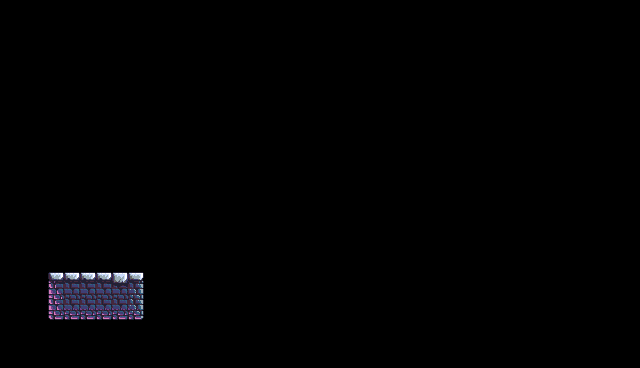

Rendered tile map (Tiled .tmx) drawn with the repository's tilesets; below, a short description and the full map source, tile grids included:
An orthogonal 40x23 tile map with 16x16 px tiles, 1 tile layer (ground) and 1 object.

<map version="1.9" tiledversion="1.9.1" orientation="orthogonal" renderorder="right-down" width="40" height="23" tilewidth="16" tileheight="16" infinite="0" nextlayerid="12" nextobjectid="19">
 <editorsettings>
  <export target="../0.lua" format="lua" />
 </editorsettings>
 <tileset firstgid="1" name="tilesheet" tilewidth="16" tileheight="16" tilecount="144" columns="8">
  <image source="../../assets/dungeon/tilesheet.png" width="128" height="288" />
 </tileset>
 <layer id="9" name="ground" width="40" height="23">
  <data encoding="csv">
0,0,0,0,0,0,0,0,0,0,0,0,0,0,0,0,0,0,0,0,0,0,0,0,0,0,0,0,0,0,0,0,0,0,0,0,0,0,0,0,
0,0,0,0,0,0,0,0,0,0,0,0,0,0,0,0,0,0,0,0,0,0,0,0,0,0,0,0,0,0,0,0,0,0,0,0,0,0,0,0,
0,0,0,0,0,0,0,0,0,0,0,0,0,0,0,0,0,0,0,0,0,0,0,0,0,0,0,0,0,0,0,0,0,0,0,0,0,0,0,0,
0,0,0,0,0,0,0,0,0,0,0,0,0,0,0,0,0,0,0,0,0,0,0,0,0,0,0,0,0,0,0,0,0,0,0,0,0,0,0,0,
0,0,0,0,0,0,0,0,0,0,0,0,0,0,0,0,0,0,0,0,0,0,0,0,0,0,0,0,0,0,0,0,0,0,0,0,0,0,0,0,
0,0,0,0,0,0,0,0,0,0,0,0,0,0,0,0,0,0,0,0,0,0,0,0,0,0,0,0,0,0,0,0,0,0,0,0,0,0,0,0,
0,0,0,0,0,0,0,0,0,0,0,0,0,0,0,0,0,0,0,0,0,0,0,0,0,0,0,0,0,0,0,0,0,0,0,0,0,0,0,0,
0,0,0,0,0,0,0,0,0,0,0,0,0,0,0,0,0,0,0,0,0,0,0,0,0,0,0,0,0,0,0,0,0,0,0,0,0,0,0,0,
0,0,0,0,0,0,0,0,0,0,0,0,0,0,0,0,0,0,0,0,0,0,0,0,0,0,0,0,0,0,0,0,0,0,0,0,0,0,0,0,
0,0,0,0,0,0,0,0,0,0,0,0,0,0,0,0,0,0,0,0,0,0,0,0,0,0,0,0,0,0,0,0,0,0,0,0,0,0,0,0,
0,0,0,0,0,0,0,0,0,0,0,0,0,0,0,0,0,0,0,0,0,0,0,0,0,0,0,0,0,0,0,0,0,0,0,0,0,0,0,0,
0,0,0,0,0,0,0,0,0,0,0,0,0,0,0,0,0,0,0,0,0,0,0,0,0,0,0,0,0,0,0,0,0,0,0,0,0,0,0,0,
0,0,0,0,0,0,0,0,0,0,0,0,0,0,0,0,0,0,0,0,0,0,0,0,0,0,0,0,0,0,0,0,0,0,0,0,0,0,0,0,
0,0,0,0,0,0,0,0,0,0,0,0,0,0,0,0,0,0,0,0,0,0,0,0,0,0,0,0,0,0,0,0,0,0,0,0,0,0,0,0,
0,0,0,0,0,0,0,0,0,0,0,0,0,0,0,0,0,0,0,0,0,0,0,0,0,0,0,0,0,0,0,0,0,0,0,0,0,0,0,0,
0,0,0,0,0,0,0,0,0,0,0,0,0,0,0,0,0,0,0,0,0,0,0,0,0,0,0,0,0,0,0,0,0,0,0,0,0,0,0,0,
0,0,0,0,0,0,0,0,0,0,0,0,0,0,0,0,0,0,0,0,0,0,0,0,0,0,0,0,0,0,0,0,0,0,0,0,0,0,0,0,
0,0,0,80,75,75,75,77,81,0,0,0,0,0,0,0,0,0,0,0,0,0,0,0,0,0,0,0,0,0,0,0,0,0,0,0,0,0,0,0,
0,0,0,58,56,56,56,56,59,0,0,0,0,0,0,0,0,0,0,0,0,0,0,0,0,0,0,0,0,0,0,0,0,0,0,0,0,0,0,0,
0,0,0,54,53,53,53,53,55,0,0,0,0,0,0,0,0,0,0,0,0,0,0,0,0,0,0,0,0,0,0,0,0,0,0,0,0,0,0,0,
0,0,0,0,0,0,0,0,0,0,0,0,0,0,0,0,0,0,0,0,0,0,0,0,0,0,0,0,0,0,0,0,0,0,0,0,0,0,0,0,
0,0,0,0,0,0,0,0,0,0,0,0,0,0,0,0,0,0,0,0,0,0,0,0,0,0,0,0,0,0,0,0,0,0,0,0,0,0,0,0,
0,0,0,0,0,0,0,0,0,0,0,0,0,0,0,0,0,0,0,0,0,0,0,0,0,0,0,0,0,0,0,0,0,0,0,0,0,0,0,0
</data>
 </layer>
 <objectgroup id="11" name="entity" />
 <objectgroup color="#ff5500" id="10" name="solid">
  <properties>
   <property name="collidable" type="bool" value="true" />
  </properties>
  <object id="18" x="48" y="272" width="96" height="48" />
 </objectgroup>
</map>
